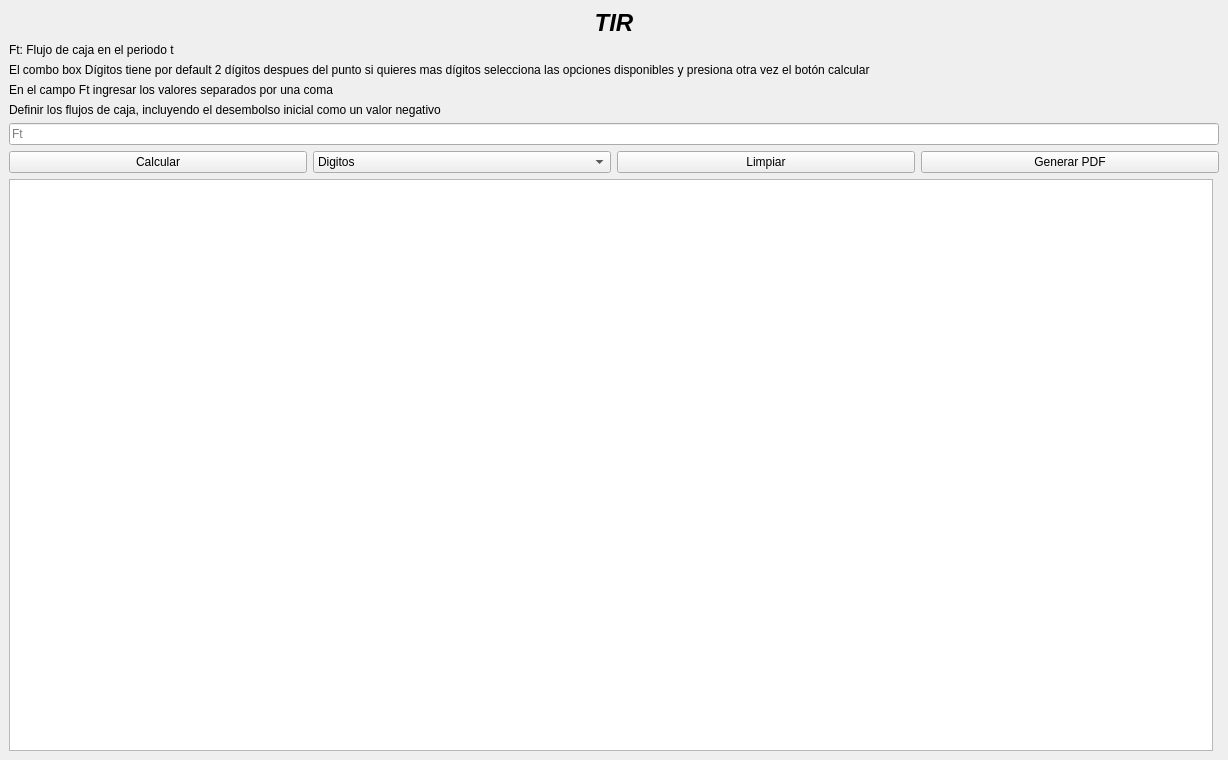
<?xml version="1.0" encoding="UTF-8"?>
<ui version="4.0">
 <class>MainWindow</class>
 <widget class="QMainWindow" name="MainWindow">
  <property name="windowModality">
   <enum>Qt::WindowModal</enum>
  </property>
  <property name="geometry">
   <rect>
    <x>0</x>
    <y>0</y>
    <width>1228</width>
    <height>760</height>
   </rect>
  </property>
  <property name="windowTitle">
   <string>TIR</string>
  </property>
  <property name="styleSheet">
   <string notr="true">font: 16pt &quot;Segoe UI&quot;;

width: 70%;</string>
  </property>
  <widget class="QWidget" name="centralwidget">
   <layout class="QVBoxLayout" name="verticalLayout">
    <item>
     <widget class="QLabel" name="label_title">
      <property name="font">
       <font>
        <family>Segoe UI</family>
        <pointsize>18</pointsize>
        <italic>true</italic>
        <bold>true</bold>
       </font>
      </property>
      <property name="styleSheet">
       <string notr="true">font: 700 italic 18pt &quot;Segoe UI&quot;;</string>
      </property>
      <property name="text">
       <string>TIR</string>
      </property>
      <property name="alignment">
       <set>Qt::AlignCenter</set>
      </property>
     </widget>
    </item>
    <item>
     <widget class="QLabel" name="label">
      <property name="text">
       <string>Ft: Flujo de caja en el periodo t</string>
      </property>
     </widget>
    </item>

    <item>
     <widget class="QLabel" name="label_7">
      <property name="styleSheet">
       <string notr="true">font: 9pt &quot;Segoe UI&quot;;</string>
      </property>
      <property name="text">
       <string>El combo box Dígitos tiene por default 2 dígitos despues del punto si quieres mas dígitos selecciona las opciones disponibles y presiona otra vez el botón calcular</string>
      </property>
     </widget>
    </item>
    <item>
     <widget class="QLabel" name="label_4">
      <property name="styleSheet">
       <string notr="true">font: 9pt &quot;Segoe UI&quot;;</string>
      </property>
      <property name="text">
       <string>En el campo Ft ingresar los valores separados por una coma</string>
      </property>
     </widget>
    </item>

     <item>
     <widget class="QLabel" name="label_4">
      <property name="styleSheet">
       <string notr="true">font: 9pt &quot;Segoe UI&quot;;</string>
      </property>
      <property name="text">
       <string>Definir los flujos de caja, incluyendo el desembolso inicial como un valor negativo</string>
      </property>
     </widget>
    </item>

    <item>
     <widget class="QLineEdit" name="txt_ft">
      <property name="placeholderText">
       <string>Ft</string>
      </property>
     </widget>
    </item>

    <item>
     <layout class="QHBoxLayout" name="horizontalLayout_2">
      <item>
       <widget class="QPushButton" name="btn_calcular">
        <property name="text">
         <string>Calcular</string>
        </property>
       </widget>
      </item>
      <item>
       <widget class="QComboBox" name="cb_digitos">
        <item>
         <property name="text">
          <string>Digitos</string>
         </property>
        </item>
        <item>
         <property name="text">
          <string>3</string>
         </property>
        </item>
        <item>
         <property name="text">
          <string>4</string>
         </property>
        </item>
        <item>
         <property name="text">
          <string>5</string>
         </property>
        </item>
        <item>
         <property name="text">
          <string>Todos</string>
         </property>
        </item>
       </widget>
      </item>
      <item>
       <widget class="QPushButton" name="btn_limpiar">
        <property name="text">
         <string>Limpiar</string>
        </property>
       </widget>
      </item>
      <item>
       <widget class="QPushButton" name="btn_generar_pdf">
        <property name="text">
         <string>Generar PDF</string>
        </property>
       </widget>
      </item>
     </layout>
    </item>
    <item>
     <layout class="QHBoxLayout" name="horizontalLayout">
      <item>
       <widget class="QTextBrowser" name="tb_resultado"/>
      </item>
      <item>
       <layout class="QVBoxLayout" name="verticalLayout_2">
        <item>
         <widget class="QWidget" name="widgetGrafico" native="true"/>
        </item>
       </layout>
      </item>
     </layout>
    </item>
   </layout>
  </widget>
 </widget>
 <resources/>
 <connections/>
</ui>
